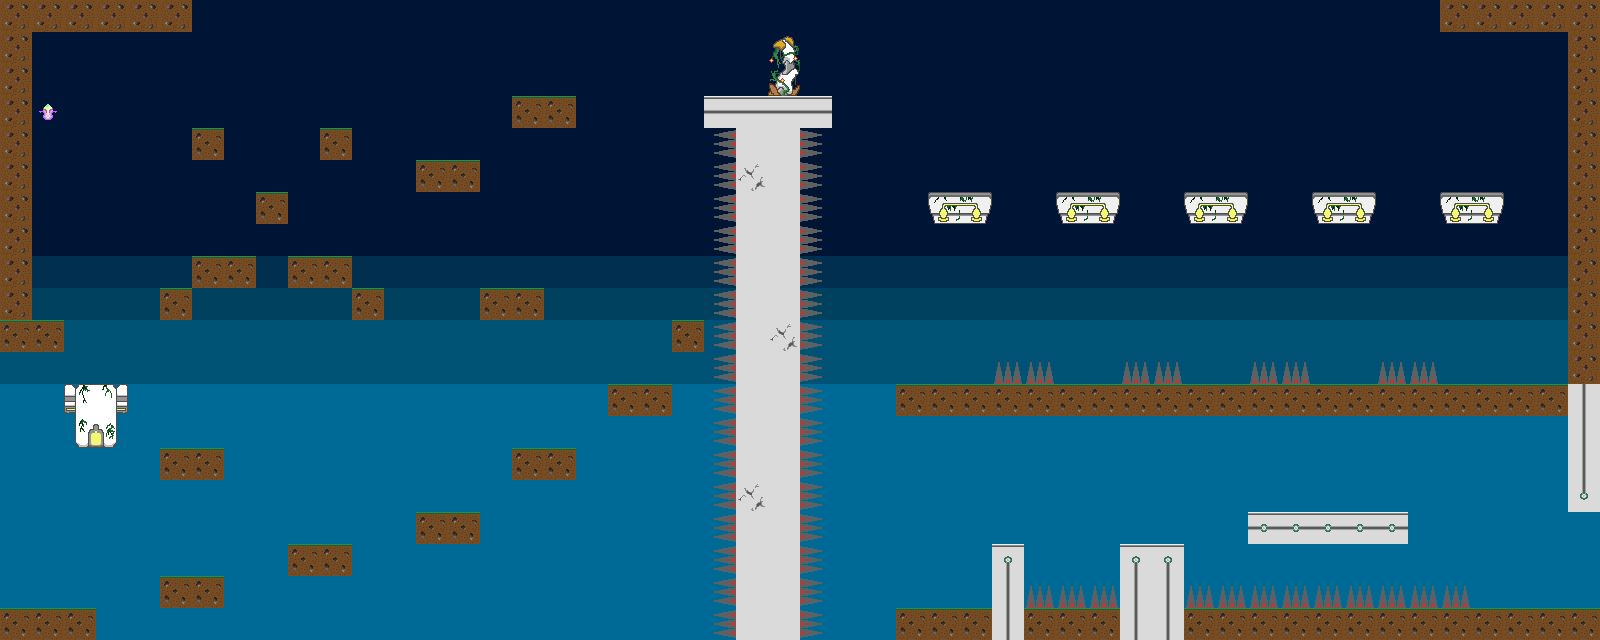

A level layout from a 2D game, rendered from its tile map. Below: a short description, then the map file with tile-grid data replaced by summaries:
An orthogonal 50x20 tile map with 32x32 px tiles, 2 tile layers (Background Layer, Graphic Layer) and 47 objects.

<map version="1.0" tiledversion="1.1.4" orientation="orthogonal" renderorder="right-down" width="50" height="20" tilewidth="32" tileheight="32" infinite="0" nextobjectid="56">
 <tileset firstgid="1" name="pather_tilesets_334x6400" tilewidth="32" tileheight="32" tilecount="1008" columns="14">
  <image source="../pather_tilesets_334x6400.png" width="448" height="2304" />
 </tileset>
 <layer name="Background Layer" width="50" height="20">
  <data>[1000 cells, 1000 non-empty, 5 distinct tile ids]</data>
 </layer>
 <layer name="Graphic Layer" width="50" height="20">
  <data>[1000 cells, 227 non-empty, 21 distinct tile ids]</data>
 </layer>
 <objectgroup name="Ground Layer">
  <object id="3" x="736" y="96" width="64" height="544" />
  <object id="4" x="800" y="96" width="32" height="32" />
  <object id="5" x="704" y="96" width="32" height="32" />
  <object id="6" x="0" y="608" width="96" height="32" />
  <object id="7" x="160" y="576" width="64" height="32" />
  <object id="8" x="288" y="544" width="64" height="32" />
  <object id="9" x="416" y="512" width="64" height="32" />
  <object id="10" x="512" y="448" width="64" height="32" />
  <object id="11" x="608" y="384" width="64" height="32" />
  <object id="12" x="672" y="320" width="32" height="32" />
  <object id="13" x="480" y="288" width="64" height="32" />
  <object id="14" x="160" y="448" width="64" height="32" />
  <object id="15" x="64" y="384" width="64" height="32" />
  <object id="16" x="0" y="320" width="64" height="32" />
  <object id="17" x="0" y="0.0102393" width="32" height="319.99" />
  <object id="18" x="160" y="288" width="32" height="32" />
  <object id="19" x="192" y="256" width="64" height="32" />
  <object id="20" x="288" y="256" width="64" height="32" />
  <object id="21" x="352" y="288" width="32" height="32" />
  <object id="22" x="256" y="192" width="32" height="32" />
  <object id="23" x="192" y="128" width="32" height="32" />
  <object id="24" x="320" y="128" width="32" height="32" />
  <object id="25" x="416" y="160" width="64" height="32" />
  <object id="26" x="512" y="96" width="64" height="32" />
  <object id="27" x="32" y="0" width="160" height="32" />
  <object id="34" x="1440" y="192" width="64" height="32" />
  <object id="35" x="1312" y="192" width="64" height="32" />
  <object id="36" x="1184" y="192" width="64" height="32" />
  <object id="37" x="1056" y="192" width="64" height="32" />
  <object id="38" x="928" y="192" width="64" height="32" />
  <object id="39" x="896" y="384" width="704" height="32" />
  <object id="40" x="1568" y="0" width="32" height="384" />
  <object id="41" x="1440" y="0" width="128" height="32" />
  <object id="46" x="896" y="608" width="704" height="32" />
  <object id="47" x="992" y="544" width="32" height="64" />
  <object id="48" x="1120" y="544" width="64" height="64" />
  <object id="49" x="1248" y="512" width="160" height="32" />
  <object id="50" x="1568" y="416" width="32" height="96" />
 </objectgroup>
 <objectgroup name="Object Layer" />
 <objectgroup name="Danger Zone Layer">
  <object id="1" x="800" y="130.558" width="12.748" height="508.121" />
  <object id="2" x="720.594" y="127.992" width="19.1988" height="510.687" />
  <object id="42" x="992" y="366.057" width="63.9324" height="17.9434" />
  <object id="43" x="1119.93" y="366.057" width="63.9959" height="17.9189" />
  <object id="44" x="1247.92" y="364.777" width="62.716" height="19.1988" />
  <object id="45" x="1374.63" y="364.777" width="63.9959" height="19.1988" />
  <object id="52" x="1185.2" y="591.322" width="282.862" height="15.359" />
  <object id="53" x="1025.7" y="589.798" width="93.7427" height="17.1862" />
 </objectgroup>
 <objectgroup name="Powerup Layer">
  <object id="54" x="32" y="96" width="32" height="32" />
 </objectgroup>
 <objectgroup name="EnemyType 1 Layer" />
</map>
